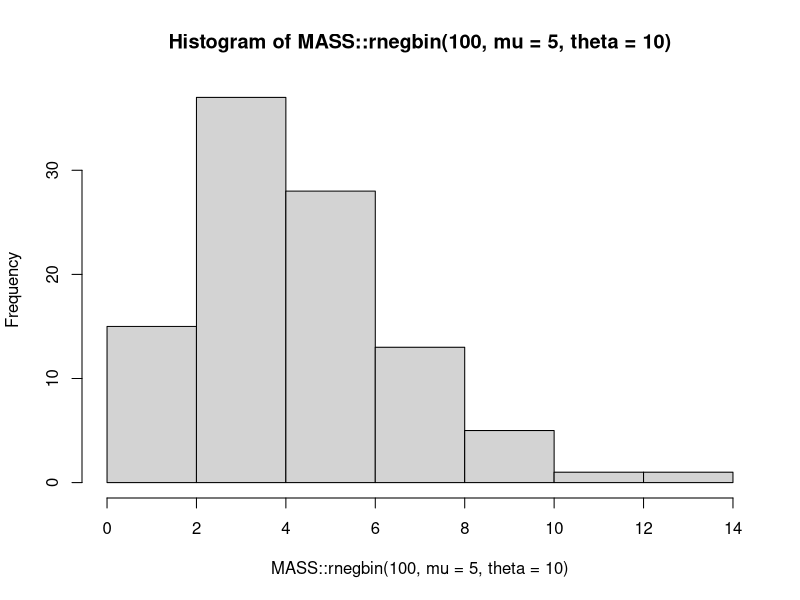
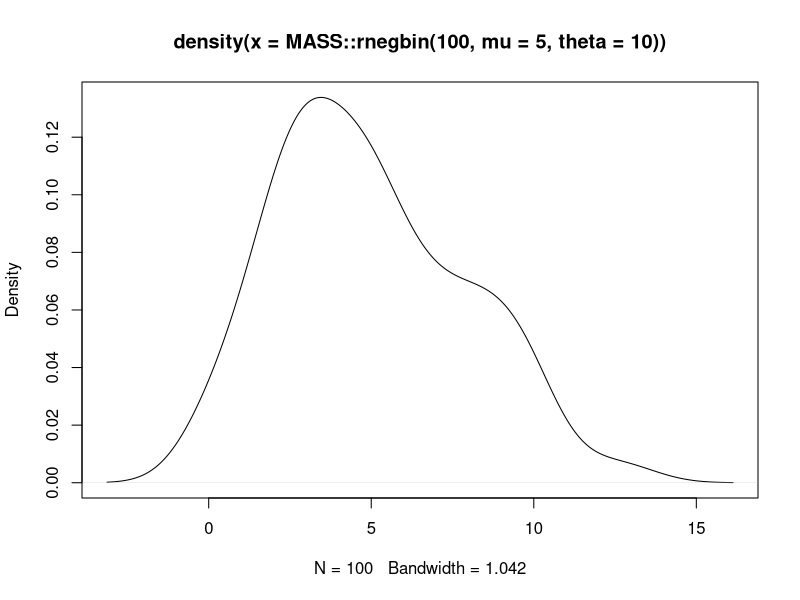

Reproduce these figures in R, in order.
# 4) Negative binomial - distribution of the number of trials needed to get a certain number of 
# successes. How many random people do we need on a plane to be fairly sure there's some medical 
# doctors (whereas the geometic is how many to be sure there's one)? 
# If a coin is repeatedly tossed, what is the probability the 3rd time a heads appears is on the 
# 9th trial? Rather than the spacing between neighbours, can think of this as the spacing of any 
# number of things in reference category. 

# Generalizes from the geometric. 
# Geometric is to the the 1st success, negative binomial is to get the rth success.
# Bolker basically says that this is not the way that ecologists think of the negative binomial - 
# rather, we like it because it's independent counts of successes, like poisson, 
# but allows for overdispersion. 

# ```{r Negative Binomial}
library(MASS)
# To carry our flycatcher example forward, negative binomial could be what is the number of 
# singing males we see over a week (as opposed to alarm calling or otherwise not singing). 
# n=# of sites we visit (or site-weeks), mu= mean, theta= measure of over dispersion. 
# If mu = theta, you have poisson distribution 
# (according to here: https://stats.stackexchange.com/questions/10419/what-is-theta-in-a-negative-binomial-regression-fitted-with-r)

# Make a histogram, using library MASS make a negative binomial variates simulation (n, mu, theta)
hist(MASS::rnegbin(100, mu=5, theta=10))

# Using library MASS, create negative binomial variates simulation (n, mu, theta)
MASS::rnegbin(100, mu=5, theta=10) 

# Make a plot of the density of NBV simulation
plot(density(MASS::rnegbin(100, mu=5, theta=10)))


# Binomial vs Negative Binomial
# Binomial - number of trials is fixed (n), number of successes is a random variable.
# Negative Binomial - number of successes is fixed (r), number of trials is the random variable (x)